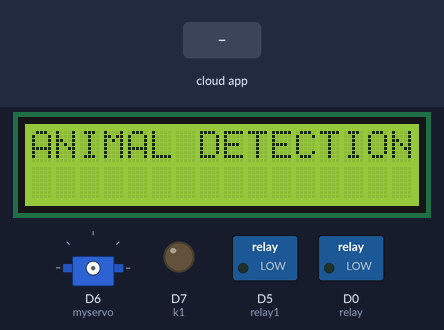
A sketch run on a simulated ESP8266 (NodeMCU). Parts: 16×2 character LCD, servo, switched loads named in the sketch (green lamp = pin HIGH), output pins drawn as LEDs (lit = HIGH). The test bench sets the inputs (shaded band). What the sketch prints to the serial monitor is not drawn.

Above: at 0.1 s.
5.8 s: the phone or cloud app sets 2 to 1
9.6 s: the phone or cloud app sets 2 to 0
At 11.8 s:
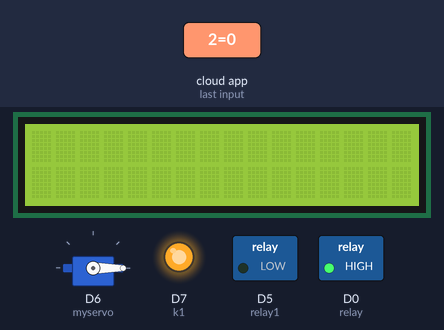
15.4 s: the phone or cloud app sets 0 to 1
At 19.4 s:
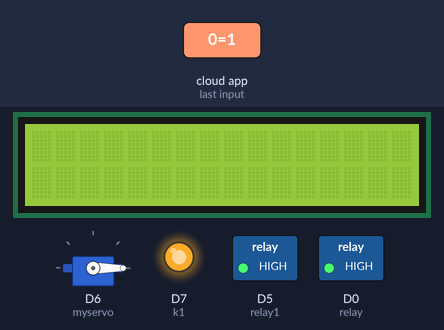
Timing chart, 0 to 30.1 s (numbered marks = the images above; inputs shaded):
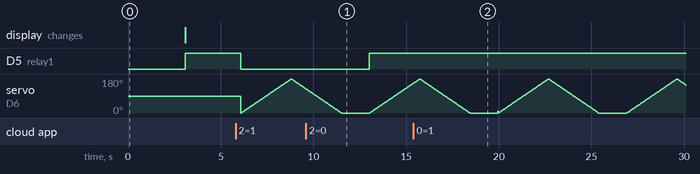

The sketch:

Animal_Intrution_C_Embedded.ino
```cpp
#define CAYENNE_PRINT Serial
#include <CayenneMQTTESP8266.h>
#include <Wire.h>
#include <LiquidCrystal_I2C.h>
LiquidCrystal_I2C lcd(0x27,16,2);
#define k1 D7
#define relay D0
#define relay1 D5
unsigned int m=0,act=0,val,val1,val2,val3,val4;
String inputString = "";
unsigned char a[200];
#include <Servo.h>
int pos;
Servo myservo; // create servo object to control a servo

char ssid[] = "IOT";
char wifiPassword[] = "123456789";

// Cayenne authentication info. This should be obtained from the Cayenne Dashboard.
char username[] = "fdf71b20-396a-11ed-baf6-35fab7fd0ac8";
char password[] = "233ae3064bcccff9196799e7acfa064456a23af2";
char clientID[] = "58ce1c60-396b-11ed-bf0a-bb4ba43bd3f6";
void voice1()
{
  digitalWrite(k1,HIGH);
  delay(3000);
  digitalWrite(k1,LOW);
}

void setup() {
  // put your setup code here, to run once:
 Serial.begin(9600);
  Wire.begin();
  lcd.init(); //Init the LCD
  lcd.backlight(); //Activate backlight
  lcd.home();
  lcd.setCursor(0,0);
  lcd.print("ANIMAL DETECTION");
  delay(3000);
  lcd.clear();
  pinMode(k1,OUTPUT);
  pinMode(relay,OUTPUT);
  pinMode(relay1,OUTPUT);
  digitalWrite(k1,HIGH);
  digitalWrite(relay,HIGH);
  digitalWrite(relay1,HIGH);
  myservo.attach(D6);
   Cayenne.begin(username, password, clientID, ssid, wifiPassword);
}
CAYENNE_IN(V0)
{
  if(getValue.asInt()==1)
  {
    Serial.println("hi");
    pos=pos+10;
    myservo.write(pos); // tell servo to go to position in variable 'pos'
    delay(15);
  }
}
CAYENNE_IN(V1)
{
  if(getValue.asInt()==1)
  {
       pos=pos-10;
       myservo.write(pos); // tell servo to go to position in variable 'pos'
      delay(15);
  }
}
CAYENNE_IN(V2)
{
  if(getValue.asInt()==1)
  {
    digitalWrite(relay1,LOW);
  }
  else
  {
       digitalWrite(relay1,HIGH);
  }
}
void loop() {
while(Serial.available())
    {
        char data;
        data=Serial.read();

        a[m]=data;
          if(a[0] == '*')
          {
            if(m<=1)
            {m++;}
          }
      }
      if(m > 1)
      {
        val = (a[1]-0x30);

        m=0;
      }
      delay(500);


      Serial.print("val:");
      Serial.println(val);
if(val==1)
{
  voice1();
  digitalWrite(relay,LOW);
  digitalWrite(relay1,LOW);
  delay(4000);
  digitalWrite(relay,HIGH);
  digitalWrite(relay1,HIGH);
  lcd.setCursor(0,0);
  lcd.print("ELEPHANT DETECT");
  delay(3000);
  lcd.clear();
  val=0;
  digitalWrite(k1,HIGH);
}

  Cayenne.loop();
  for(pos = 0; pos <= 180; pos += 1) // goes from 0 degrees to 180 degrees
  { // in steps of 1 degree
    myservo.write(pos); // tell servo to go to position in variable 'pos'
    delay(15); // waits 15ms for the servo to reach the position
  }
  for(pos = 180; pos>=0; pos-=1) // goes from 180 degrees to 0 degrees
  {
    myservo.write(pos); // tell servo to go to position in variable 'pos'
    delay(15); // waits 15ms for the servo to reach the position
  }
}
```

Measured:
- after the input at 5.8 s, D5 (relay1): HIGH → LOW after 0.29 s
- after the input at 9.6 s, D5 (relay1): LOW → HIGH after 3.4 s
